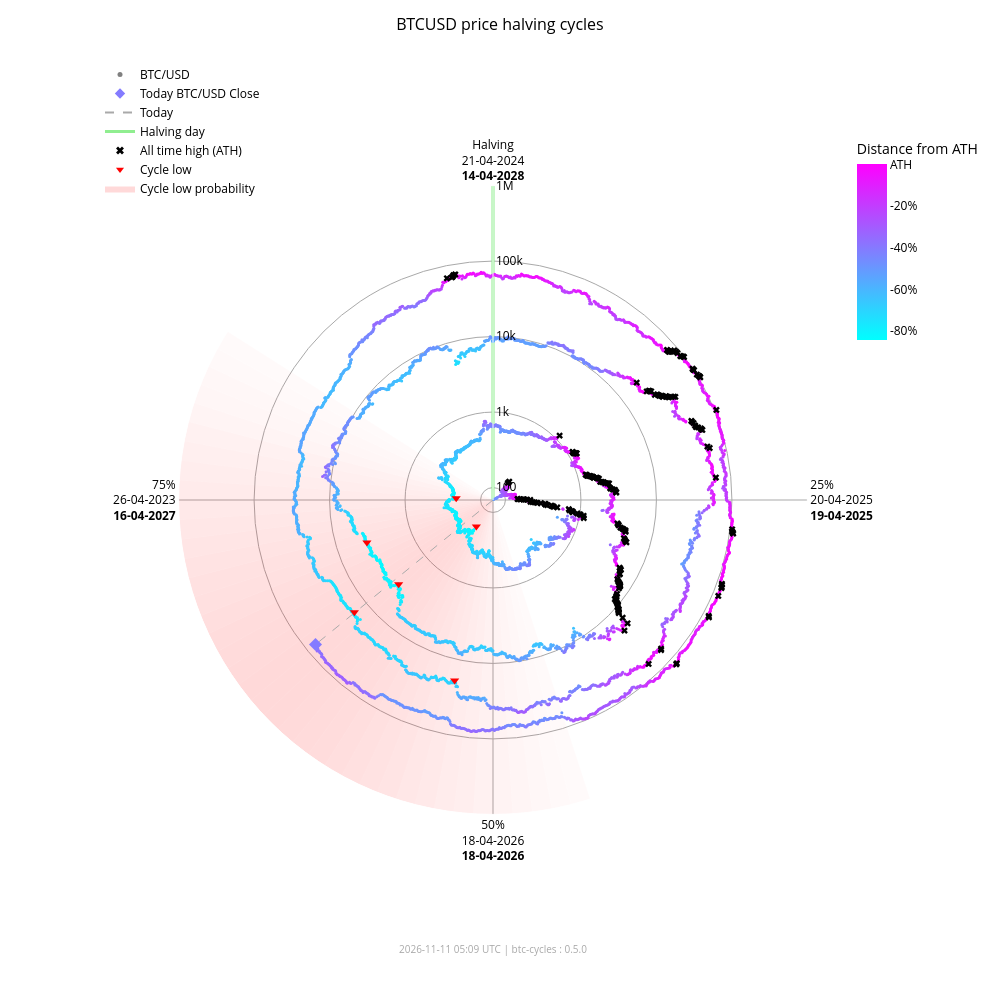

Notebook code cell kept with this figure:
### Markdown cell above
### Interactive chart (plotly)

### Code cell
fig_interactive = btc.plot(
    kind="interactive",
    from_date="2012-11-28",
)
# plotly config for interactivity
config = {"scrollZoom": True, "displayModeBar": True}
# display in notebook
fig_interactive.show(config=config)

### Figure 1 — Plotly figure (JSON) as saved in the notebook; plotly's stock layout.template omitted (floating-point values rounded to 4 significant figures; data arrays with more than 128 entries replaced by an {"elided": "..."} marker saying what was removed)
{"data": [{"fill": "toself", "fillcolor": "rgba(255,0,0,0.018306980149439524)", "hoverinfo": "skip", "line": {"width": 0}, "mode": "lines", "r": [68.43, 1000000, 1000000, 68.43, 68.43], "showlegend": false, "theta": [162.0, 162.0, 165.6, 165.6, 162.0], "type": "scatterpolar"}, {"fill": "toself", "fillcolor": "rgba(255,0,0,0.02405911634527998)", "hoverinfo": "skip", "line": {"width": 0}, "mode": "lines", "r": [68.43, 1000000, 1000000, 68.43, 68.43], "showlegend": false, "theta": [165.6, 165.6, 169.2, 169.2, 165.6], "type": "scatterpolar"}, {"fill": "toself", "fillcolor": "rgba(255,0,0,0.030803449372254352)", "hoverinfo": "skip", "line": {"width": 0}, "mode": "lines", "r": [68.43, 1000000, 1000000, 68.43, 68.43], "showlegend": false, "theta": [169.2, 169.2, 172.8, 172.8, 169.2], "type": "scatterpolar"}, {"fill": "toself", "fillcolor": "rgba(255,0,0,0.03847233586005252)", "hoverinfo": "skip", "line": {"width": 0}, "mode": "lines", "r": [68.43, 1000000, 1000000, 68.43, 68.43], "showlegend": false, "theta": [172.8, 172.8, 176.4, 176.4, 172.8], "type": "scatterpolar"}, {"fill": "toself", "fillcolor": "rgba(255,0,0,0.04694405159551339)", "hoverinfo": "skip", "line": {"width": 0}, "mode": "lines", "r": [68.43, 1000000, 1000000, 68.43, 68.43], "showlegend": false, "theta": [176.4, 176.4, 180.0, 180.0, 176.4], "type": "scatterpolar"}, {"fill": "toself", "fillcolor": "rgba(255,0,0,0.05605603979818329)", "hoverinfo": "skip", "line": {"width": 0}, "mode": "lines", "r": [68.43, 1000000, 1000000, 68.43, 68.43], "showlegend": false, "theta": [180.0, 180.0, 183.6, 183.6, 180.0], "type": "scatterpolar"}, {"fill": "toself", "fillcolor": "rgba(255,0,0,0.06562330627802694)", "hoverinfo": "skip", "line": {"width": 0}, "mode": "lines", "r": [68.43, 1000000, 1000000, 68.43, 68.43], "showlegend": false, "theta": [183.6, 183.6, 187.2, 187.2, 183.6], "type": "scatterpolar"}, {"fill": "toself", "fillcolor": "rgba(255,0,0,0.07545707932574237)", "hoverinfo": "skip", "line": {"width": 0}, "mode": "lines", "r": [68.43, 1000000, 1000000, 68.43, 68.43], "showlegend": false, "theta": [187.2, 187.2, 190.8, 190.8, 187.2], "type": "scatterpolar"}, {"fill": "toself", "fillcolor": "rgba(255,0,0,0.08537841060169407)", "hoverinfo": "skip", "line": {"width": 0}, "mode": "lines", "r": [68.43, 1000000, 1000000, 68.43, 68.43], "showlegend": false, "theta": [190.8, 190.8, 194.4, 194.4, 190.8], "type": "scatterpolar"}, {"fill": "toself", "fillcolor": "rgba(255,0,0,0.09522272137134848)", "hoverinfo": "skip", "line": {"width": 0}, "mode": "lines", "r": [68.43, 1000000, 1000000, 68.43, 68.43], "showlegend": false, "theta": [194.4, 194.4, 198.0, 198.0, 194.4], "type": "scatterpolar"}, {"fill": "toself", "fillcolor": "rgba(255,0,0,0.10483418800389058)", "hoverinfo": "skip", "line": {"width": 0}, "mode": "lines", "r": [68.43, 1000000, 1000000, 68.43, 68.43], "showlegend": false, "theta": [198.0, 198.0, 201.6, 201.6, 198.0], "type": "scatterpolar"}, {"fill": "toself", "fillcolor": "rgba(255,0,0,0.11405248627197925)", "hoverinfo": "skip", "line": {"width": 0}, "mode": "lines", "r": [68.43, 1000000, 1000000, 68.43, 68.43], "showlegend": false, "theta": [201.6, 201.6, 205.2, 205.2, 201.6], "type": "scatterpolar"}, {"fill": "toself", "fillcolor": "rgba(255,0,0,0.12269756305009562)", "hoverinfo": "skip", "line": {"width": 0}, "mode": "lines", "r": [68.43, 1000000, 1000000, 68.43, 68.43], "showlegend": false, "theta": [205.2, 205.2, 208.8, 208.8, 205.2], "type": "scatterpolar"}, {"fill": "toself", "fillcolor": "rgba(255,0,0,0.13055959037792858)", "hoverinfo": "skip", "line": {"width": 0}, "mode": "lines", "r": [68.43, 1000000, 1000000, 68.43, 68.43], "showlegend": false, "theta": [208.8, 208.8, 212.4, 212.4, 208.8], "type": "scatterpolar"}, {"fill": "toself", "fillcolor": "rgba(255,0,0,0.13740037014073872)", "hoverinfo": "skip", "line": {"width": 0}, "mode": "lines", "r": [68.43, 1000000, 1000000, 68.43, 68.43], "showlegend": false, "theta": [212.4, 212.4, 216.0, 216.0, 212.4], "type": "scatterpolar"}, {"fill": "toself", "fillcolor": "rgba(255,0,0,0.14296927208088228)", "hoverinfo": "skip", "line": {"width": 0}, "mode": "lines", "r": [68.43, 1000000, 1000000, 68.43, 68.43], "showlegend": false, "theta": [216.0, 216.0, 219.6, 219.6, 216.0], "type": "scatterpolar"}, {"fill": "toself", "fillcolor": "rgba(255,0,0,0.14703219887325494)", "hoverinfo": "skip", "line": {"width": 0}, "mode": "lines", "r": [68.43, 1000000, 1000000, 68.43, 68.43], "showlegend": false, "theta": [219.6, 219.6, 223.2, 223.2, 219.6], "type": "scatterpolar"}, {"fill": "toself", "fillcolor": "rgba(255,0,0,0.14940752827264187)", "hoverinfo": "skip", "line": {"width": 0}, "mode": "lines", "r": [68.43, 1000000, 1000000, 68.43, 68.43], "showlegend": false, "theta": [223.2, 223.2, 226.8, 226.8, 223.2], "type": "scatterpolar"}, {"fill": "toself", "fillcolor": "rgba(255,0,0,0.15)", "hoverinfo": "skip", "line": {"width": 0}, "mode": "lines", "r": [68.43, 1000000, 1000000, 68.43, 68.43], "showlegend": false, "theta": [226.8, 226.8, 230.4, 230.4, 226.8], "type": "scatterpolar"}, {"fill": "toself", "fillcolor": "rgba(255,0,0,0.14882314851976614)", "hoverinfo": "skip", "line": {"width": 0}, "mode": "lines", "r": [68.43, 1000000, 1000000, 68.43, 68.43], "showlegend": false, "theta": [230.4, 230.4, 234.0, 234.0, 230.4], "type": "scatterpolar"}, {"fill": "toself", "fillcolor": "rgba(255,0,0,0.14600334989350275)", "hoverinfo": "skip", "line": {"width": 0}, "mode": "lines", "r": [68.43, 1000000, 1000000, 68.43, 68.43], "showlegend": false, "theta": [234.0, 234.0, 237.6, 237.6, 234.0], "type": "scatterpolar"}, {"fill": "toself", "fillcolor": "rgba(255,0,0,0.14176315293000513)", "hoverinfo": "skip", "line": {"width": 0}, "mode": "lines", "r": [68.43, 1000000, 1000000, 68.43, 68.43], "showlegend": false, "theta": [237.6, 237.6, 241.2, 241.2, 237.6], "type": "scatterpolar"}, {"fill": "toself", "fillcolor": "rgba(255,0,0,0.1363869302869166)", "hoverinfo": "skip", "line": {"width": 0}, "mode": "lines", "r": [68.43, 1000000, 1000000, 68.43, 68.43], "showlegend": false, "theta": [241.2, 241.2, 244.8, 244.8, 241.2], "type": "scatterpolar"}, {"fill": "toself", "fillcolor": "rgba(255,0,0,0.13017643696734477)", "hoverinfo": "skip", "line": {"width": 0}, "mode": "lines", "r": [68.43, 1000000, 1000000, 68.43, 68.43], "showlegend": false, "theta": [244.8, 244.8, 248.4, 248.4, 244.8], "type": "scatterpolar"}, {"fill": "toself", "fillcolor": "rgba(255,0,0,0.1234063302665758)", "hoverinfo": "skip", "line": {"width": 0}, "mode": "lines", "r": [68.43, 1000000, 1000000, 68.43, 68.43], "showlegend": false, "theta": [248.4, 248.4, 252.0, 252.0, 248.4], "type": "scatterpolar"}, {"fill": "toself", "fillcolor": "rgba(255,0,0,0.11628949020714345)", "hoverinfo": "skip", "line": {"width": 0}, "mode": "lines", "r": [68.43, 1000000, 1000000, 68.43, 68.43], "showlegend": false, "theta": [252.0, 252.0, 255.6, 255.6, 252.0], "type": "scatterpolar"}, {"fill": "toself", "fillcolor": "rgba(255,0,0,0.108959277972535)", "hoverinfo": "skip", "line": {"width": 0}, "mode": "lines", "r": [68.43, 1000000, 1000000, 68.43, 68.43], "showlegend": false, "theta": [255.6, 255.6, 259.2, 259.2, 255.6], "type": "scatterpolar"}, {"fill": "toself", "fillcolor": "rgba(255,0,0,0.1014715299920515)", "hoverinfo": "skip", "line": {"width": 0}, "mode": "lines", "r": [68.43, 1000000, 1000000, 68.43, 68.43], "showlegend": false, "theta": [259.2, 259.2, 262.8, 262.8, 259.2], "type": "scatterpolar"}, {"fill": "toself", "fillcolor": "rgba(255,0,0,0.09382430417652897)", "hoverinfo": "skip", "line": {"width": 0}, "mode": "lines", "r": [68.43, 1000000, 1000000, 68.43, 68.43], "showlegend": false, "theta": [262.8, 262.8, 266.4, 266.4, 262.8], "type": "scatterpolar"}, {"fill": "toself", "fillcolor": "rgba(255,0,0,0.08598937207621672)", "hoverinfo": "skip", "line": {"width": 0}, "mode": "lines", "r": [68.43, 1000000, 1000000, 68.43, 68.43], "showlegend": false, "theta": [266.4, 266.4, 270.0, 270.0, 266.4], "type": "scatterpolar"}, {"fill": "toself", "fillcolor": "rgba(255,0,0,0.07794710108398434)", "hoverinfo": "skip", "line": {"width": 0}, "mode": "lines", "r": [68.43, 1000000, 1000000, 68.43, 68.43], "showlegend": false, "theta": [270.0, 270.0, 273.6, 273.6, 270.0], "type": "scatterpolar"}, {"fill": "toself", "fillcolor": "rgba(255,0,0,0.06971614429145927)", "hoverinfo": "skip", "line": {"width": 0}, "mode": "lines", "r": [68.43, 1000000, 1000000, 68.43, 68.43], "showlegend": false, "theta": [273.6, 273.6, 277.2, 277.2, 273.6], "type": "scatterpolar"}, {"fill": "toself", "fillcolor": "rgba(255,0,0,0.061371174705723626)", "hoverinfo": "skip", "line": {"width": 0}, "mode": "lines", "r": [68.43, 1000000, 1000000, 68.43, 68.43], "showlegend": false, "theta": [277.2, 277.2, 280.8, 280.8, 277.2], "type": "scatterpolar"}, {"fill": "toself", "fillcolor": "rgba(255,0,0,0.05304520605236535)", "hoverinfo": "skip", "line": {"width": 0}, "mode": "lines", "r": [68.43, 1000000, 1000000, 68.43, 68.43], "showlegend": false, "theta": [280.8, 280.8, 284.4, 284.4, 280.8], "type": "scatterpolar"}, {"fill": "toself", "fillcolor": "rgba(255,0,0,0.044916938988340704)", "hoverinfo": "skip", "line": {"width": 0}, "mode": "lines", "r": [68.43, 1000000, 1000000, 68.43, 68.43], "showlegend": false, "theta": [284.4, 284.4, 288.0, 288.0, 284.4], "type": "scatterpolar"}, {"fill": "toself", "fillcolor": "rgba(255,0,0,0.0371870550186571)", "hoverinfo": "skip", "line": {"width": 0}, "mode": "lines", "r": [68.43, 1000000, 1000000, 68.43, 68.43], "showlegend": false, "theta": [288.0, 288.0, 291.6, 291.6, 288.0], "type": "scatterpolar"}, {"fill": "toself", "fillcolor": "rgba(255,0,0,0.030049603184432498)", "hoverinfo": "skip", "line": {"width": 0}, "mode": "lines", "r": [68.43, 1000000, 1000000, 68.43, 68.43], "showlegend": false, "theta": [291.6, 291.6, 295.2, 295.2, 291.6], "type": "scatterpolar"}, {"fill": "toself", "fillcolor": "rgba(255,0,0,0.023665126797805223)", "hoverinfo": "skip", "line": {"width": 0}, "mode": "lines", "r": [68.43, 1000000, 1000000, 68.43, 68.43], "showlegend": false, "theta": [295.2, 295.2, 298.8, 298.8, 295.2], "type": "scatterpolar"}, {"fill": "toself", "fillcolor": "rgba(255,0,0,0.018141004067302662)", "hoverinfo": "skip", "line": {"width": 0}, "mode": "lines", "r": [68.43, 1000000, 1000000, 68.43, 68.43], "showlegend": false, "theta": [298.8, 298.8, 302.4, 302.4, 298.8], "type": "scatterpolar"}, {"hoverinfo": "skip", "line": {"color": "darkgrey", "dash": "dash", "width": 1}, "mode": "lines", "r": [68.43, 73720.0], "showlegend": false, "theta": [230.8, 230.8], "type": "scatterpolar"}, {"hoverinfo": "skip", "line": {"color": "lightgreen", "width": 3}, "mode": "lines", "r": [68.43, 1000000], "showlegend": false, "theta": [0, 0], "type": "scatterpolar"}, {"hoverinfo": "text", "marker": {"color": {"elided": "4946 str values"}, "size": 3}, "mode": "markers", "r": {"elided": "4946 float values"}, "showlegend": false, "text": {"elided": "4946 str values"}, "theta": {"elided": "4946 float values"}, "type": "scatterpolar"}, {"hoverinfo": "text", "marker": {"color": "#847bff", "size": 10, "symbol": "diamond"}, "mode": "markers", "r": [73720.0], "showlegend": false, "text": ["Today<br>Date: 2026-11-10<br>Price: $73,720.12"], "theta": [230.8], "type": "scatterpolar"}, {"hoverinfo": "text", "marker": {"color": "black", "size": 6, "symbol": "x"}, "mode": "markers", "r": {"elided": "182 float values"}, "showlegend": false, "text": {"elided": "182 str values"}, "theta": {"elided": "182 float values"}, "type": "scatterpolar"}, {"hoverinfo": "text", "marker": {"color": "red", "size": 8, "symbol": "triangle-down"}, "mode": "markers", "r": [178.1, 210.5, 3237.0, 3961.0, 19020.0, 15790.0], "showlegend": false, "text": ["Cycle Low<br>Date: 2015-01-14<br>Price: $178.10<br>ATH distance: -84.5%", "Cycle Low<br>Date: 2015-08-24<br>Price: $210.49<br>ATH distance: -81.7%", "Cycle Low<br>Date: 2018-12-15<br>Price: $3,236.76<br>ATH distance: -83.4%", "Cycle Low<br>Date: 2019-03-15<br>Price: $3,960.91<br>ATH distance: -79.7%", "Cycle Low<br>Date: 2022-06-18<br>Price: $19,017.64<br>ATH distance: -71.9%", "Cycle Low<br>Date: 2022-11-21<br>Price: $15,787.28<br>ATH distance: -76.6%"], "theta": [212.1, 272.7, 228.3, 251.4, 192.0, 231.0], "type": "scatterpolar"}, {"marker": {"color": "grey", "size": 5}, "mode": "markers", "name": "BTC/USD", "r": [null], "theta": [null], "type": "scatterpolar"}, {"marker": {"color": "#847bff", "size": 8, "symbol": "diamond"}, "mode": "markers", "name": "Today BTC/USD Close", "r": [null], "theta": [null], "type": "scatterpolar"}, {"line": {"color": "darkgrey", "dash": "dash"}, "mode": "lines", "name": "Today", "r": [null], "theta": [null], "type": "scatterpolar"}, {"line": {"color": "lightgreen", "width": 3}, "mode": "lines", "name": "Halving day", "r": [null], "theta": [null], "type": "scatterpolar"}, {"marker": {"color": "black", "size": 7, "symbol": "x"}, "mode": "markers", "name": "All time high (ATH)", "r": [null], "theta": [null], "type": "scatterpolar"}, {"marker": {"color": "red", "size": 7, "symbol": "triangle-down"}, "mode": "markers", "name": "Cycle low", "r": [null], "theta": [null], "type": "scatterpolar"}, {"fill": "toself", "fillcolor": "rgba(255,0,0,0.15)", "line": {"width": 0}, "mode": "lines", "name": "Cycle low probability", "r": [null], "theta": [null], "type": "scatterpolar"}, {"hoverinfo": "skip", "marker": {"cmax": 0, "cmin": -0.8453, "color": [0], "colorbar": {"len": 0.25, "ticktext": ["ATH", "-20%", "-40%", "-60%", "-80%", "-100%"], "tickvals": [0, -0.2, -0.4, -0.6, -0.8, -1.0], "title": {"text": "Distance from ATH"}, "x": 0.95, "y": 0.92, "yanchor": "top"}, "colorscale": {"elided": "256x2 mixed values"}, "showscale": true, "size": 0}, "mode": "markers", "r": [null], "showlegend": false, "theta": [null], "type": "scatterpolar"}], "layout": {"annotations": [{"font": {"color": "darkgrey", "size": 10}, "showarrow": false, "text": "2026-11-11 05:09 UTC | btc-cycles : 0.5.0", "x": 0.5, "xref": "paper", "y": -0.02, "yref": "paper"}], "font": {"color": "black"}, "height": 1000, "legend": {"bgcolor": "rgba(0,0,0,0)", "font": {"color": "black"}, "x": 0.0, "y": 1.0}, "margin": {"b": 60, "l": 100, "r": 80, "t": 60}, "paper_bgcolor": "white", "plot_bgcolor": "white", "polar": {"angularaxis": {"color": "black", "direction": "clockwise", "gridcolor": "darkgrey", "rotation": 90, "ticktext": ["Halving<br>21-04-2024<br><b>14-04-2028</b>", "25%<br>20-04-2025<br><b>19-04-2025</b>", "50%<br>18-04-2026<br><b>18-04-2026</b>", "75%<br>26-04-2023<br><b>16-04-2027</b>"], "tickvals": [0, 90, 180, 270]}, "bgcolor": "white", "domain": {"x": [0.1, 0.9], "y": [0.05, 0.95]}, "radialaxis": {"angle": 90, "color": "black", "gridcolor": "darkgrey", "range": [1.835, 6.0], "tickangle": 90, "ticktext": ["100", "1k", "10k", "100k", "1M"], "tickvals": [100, 1000, 10000, 100000, 1000000], "type": "log"}}, "title": {"font": {"color": "black", "size": 16}, "text": "BTCUSD price halving cycles", "x": 0.5}, "width": 1000}}
